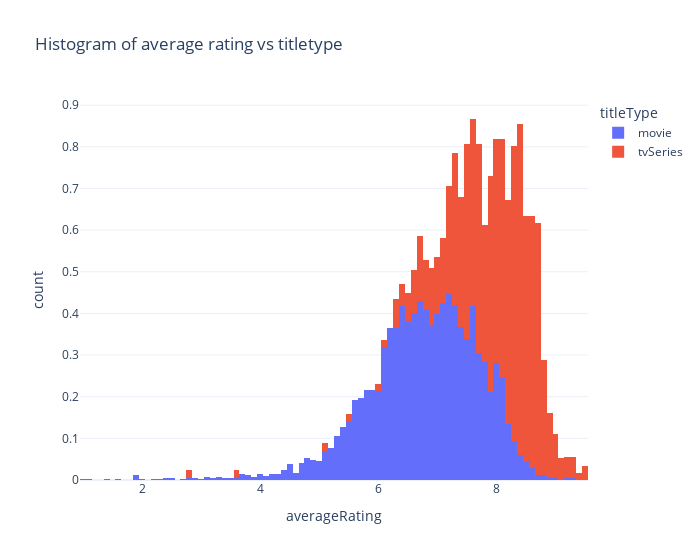

The code cell stored with this chart in its notebook:
### Markdown cell above
### There all sorts of plots with plotly.express. Here's an example of a histogram

### Code cell
px.histogram(
    title='Histogram of average rating vs titletype',
    data_frame=df,
    x='averageRating',
    color='titleType',
    histnorm='probability density',
    width=700,
)

### Figure 1 — Plotly figure (JSON) as saved in the notebook; plotly's stock layout.template omitted (floating-point values rounded to 4 significant figures; data arrays with more than 128 entries replaced by an {"elided": "..."} marker saying what was removed)
{"data": [{"alignmentgroup": "True", "bingroup": "x", "histnorm": "probability density", "hovertemplate": "titleType=movie<br>averageRating=%{x}<br>count=%{y}<extra></extra>", "legendgroup": "movie", "marker": {"color": "#636efa"}, "name": "movie", "offsetgroup": "movie", "orientation": "v", "showlegend": true, "type": "histogram", "x": {"elided": "5252 float values"}, "xaxis": "x", "yaxis": "y"}, {"alignmentgroup": "True", "bingroup": "x", "histnorm": "probability density", "hovertemplate": "titleType=tvSeries<br>averageRating=%{x}<br>count=%{y}<extra></extra>", "legendgroup": "tvSeries", "marker": {"color": "#EF553B"}, "name": "tvSeries", "offsetgroup": "tvSeries", "orientation": "v", "showlegend": true, "type": "histogram", "x": {"elided": "578 float values"}, "xaxis": "x", "yaxis": "y"}], "layout": {"barmode": "relative", "legend": {"title": {"text": "titleType"}, "tracegroupgap": 0}, "title": {"text": "Histogram of average rating vs titletype"}, "width": 700, "xaxis": {"anchor": "y", "domain": [0, 1], "title": {"text": "averageRating"}}, "yaxis": {"anchor": "x", "domain": [0, 1], "title": {"text": "count"}}}}
